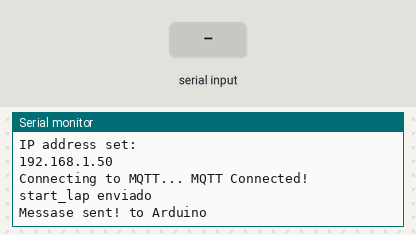
The sketch below on a simulated ESP32. Shown: the last lines printed to the serial monitor. The test bench sets the inputs (shaded band). WiFi joins after 1.5 s; servers stay silent unless stated; no MQTT or app messages arrive unless stated.

Above: at 2.7 s.
2.8 s: "90,45\n" received over the second serial link
At 5.2 s:
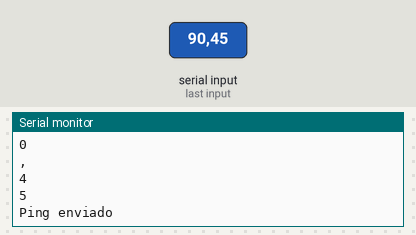
5.5 s: "30,150\n" received over the second serial link
At 6.5 s:
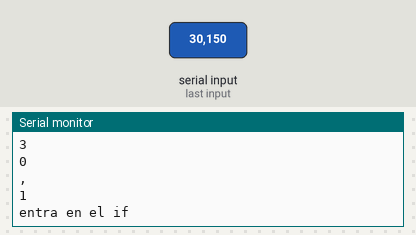
Timing chart, 0 to 8.5 s (numbered marks = the images above; inputs shaded):
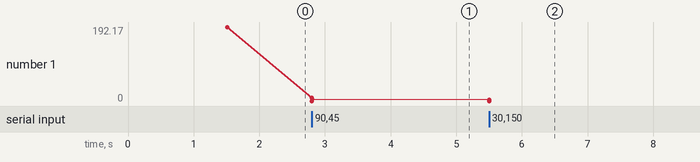

The sketch:

wifi.ino
```cpp
#include <WiFi.h>
#include "Adafruit_MQTT.h"
#include "Adafruit_MQTT_Client.h"
#include <ArduinoJson.h>
#include <Thread.h>
#define RXD2 33
#define TXD2 4

#define EAP_ANONYMOUS_IDENTITY "20220719anonymous@urjc.es" // leave as it is
#define EAP_IDENTITY "email@alumnos.urjc.es"    // Use your URJC email
#define EAP_PASSWORD "password"            // User your URJC password
#define EAP_USERNAME "email@alumnos.urjc.es"    // Use your URJC email

//SSID NAME
const char* ssid = "eduroam"; // eduroam SSID


// Your MQTT broker ID
const char *mqttBroker = "193.147.53.2";
const int mqttPort = 21883;

// MQTT topics
const char *publishTopic = "/SETR/2023/14/";

WiFiClient client;

// Setup the MQTT client class by passing in the WiFi client and MQTT server and login details.
Adafruit_MQTT_Client mqtt(&client, mqttBroker, mqttPort);

// Setup a publisher
Adafruit_MQTT_Publish messages = Adafruit_MQTT_Publish(&mqtt, publishTopic, MQTT_QOS_1);

unsigned long lastMsg = 0;
const int READ_CYCLE_TIME = 3000;
String buff = "";
int start_time;
Thread sendThread = Thread();
// int ping_time;

void setupWifi()
{
  delay(10);
  Serial.print(F("Connecting to network: "));
  Serial.println(ssid);
  WiFi.disconnect(true);

  WiFi.begin(ssid, WPA2_AUTH_PEAP, EAP_IDENTITY, EAP_USERNAME, EAP_PASSWORD);

  while (WiFi.status() != WL_CONNECTED) {
    delay(500);
    Serial.print(F("."));
  }
  Serial.println("");
  Serial.println(F("WiFi is connected!"));
  Serial.println(F("IP address set: "));
  Serial.println(WiFi.localIP()); //print LAN IP
}

// Function to connect and reconnect as necessary to the MQTT server.
// Should be called in the loop function and it will take care if connecting.
void connectToMQTTServer()
{
  int8_t ret;

  // Stop if already connected.
  if (mqtt.connected())
  {
    return;
  }

  Serial.print("Connecting to MQTT... ");

  uint8_t retries = 3;
  while ((ret = mqtt.connect()) != 0)
  { // connect will return 0 for connected
    Serial.println(mqtt.connectErrorString(ret));
    Serial.println("Retrying MQTT connection in 10 seconds...");
    mqtt.disconnect();
    delay(10000); // wait 10 seconds
    retries--;
    if (retries == 0)
    {
      // basically die and wait for WDT to reset me
      while (1)
        ;
    }
  }
  Serial.println("MQTT Connected!");
}

void start_lap(){
  StaticJsonDocument<200> jsonDoc;

  // Fill the JSON document with data
  jsonDoc["team_name"] = "LittleEinsteins";
  jsonDoc["id"] = "14";
  jsonDoc["action"] = "START_LAP";

  // Serialize the JSON document to a string
  String jsonString;
  serializeJson(jsonDoc, jsonString);

  messages.publish(jsonString.c_str());
  start_time = millis();

  Serial.println("start_lap enviado");
}

void end_lap(){
  int end_time = millis();
  StaticJsonDocument<200> jsonDoc;
  float result = end_time - start_time;
  // Fill the JSON document with data
  jsonDoc["team_name"] = "LittleEinsteins";
  jsonDoc["id"] = "14";
  jsonDoc["action"] = "END_LAP";
  jsonDoc["time"] = result;

  // Serialize the JSON document to a string
  String jsonString;
  serializeJson(jsonDoc, jsonString);
  messages.publish(jsonString.c_str());
  while(true){
    //Bucle para que no envie mas mensajes
    delay(2000);
  }
}

void obstacle_detected(int distance){

  StaticJsonDocument<200> jsonDoc;

  // Fill the JSON document with data
  jsonDoc["team_name"] = "LittleEinsteins";
  jsonDoc["id"] = "14";
  jsonDoc["action"] = "OBSTACLE_DETECTED";
  jsonDoc["distance"] = distance;


  // Serialize the JSON document to a string
  String jsonString;
  serializeJson(jsonDoc, jsonString);
  messages.publish(jsonString.c_str());
}

void send_ping(){
  int ping_time = millis();
  StaticJsonDocument<200> jsonDoc;

  // Fill the JSON document with data
  int time = ping_time - start_time;
  jsonDoc["team_name"] = "LittleEinsteins";
  jsonDoc["id"] = "14";
  jsonDoc["action"] = "PING";
  jsonDoc["time"] = time;

  // Serialize the JSON document to a string
  String jsonString;
  serializeJson(jsonDoc, jsonString);
  messages.publish(jsonString.c_str());
  Serial.println("Ping enviado");
}

void setup()
{
  Serial.begin(115200);
  Serial2.begin(9600, SERIAL_8N1, RXD2, TXD2);
  setupWifi();

  connectToMQTTServer();

  start_time = 0;
  start_lap();
  Serial2.print("{ 'test': " + String(millis()) + " }");
  Serial.print("Messase sent! to Arduino");
  buff = '-1';

  Serial2.println(buff);
  buff = "";
  sendThread.enabled = true;
  sendThread.setInterval(4000);
  sendThread.onRun(send_ping);
}

void loop()
{
  if(sendThread.shouldRun())
    sendThread.run();

  if (Serial2.available()) {

    char c = Serial2.read();
    int signal = atoi(&c);
    Serial.println(c);

    buff += c;
    if (signal == 1)  {
      //obstacle

      char distance = Serial2.read();
      int dist_int = atoi(&distance);

      Serial.println("entra en el if");
      // int distance_int = atoi(&distance);
      obstacle_detected(dist_int);
      end_lap();
      Serial2.println(buff);
      buff = "";
    }
  }
}
```

Measured:
- after the input at 2.8 s, the serial monitor: prints a new line at once (image 1)
- after the input at 5.5 s, the serial monitor: prints a new line at once (image 2)
- plotted number 1: 192.17 → 5 after the input at 2.8 s, 5 → 1 after the input at 5.5 s
